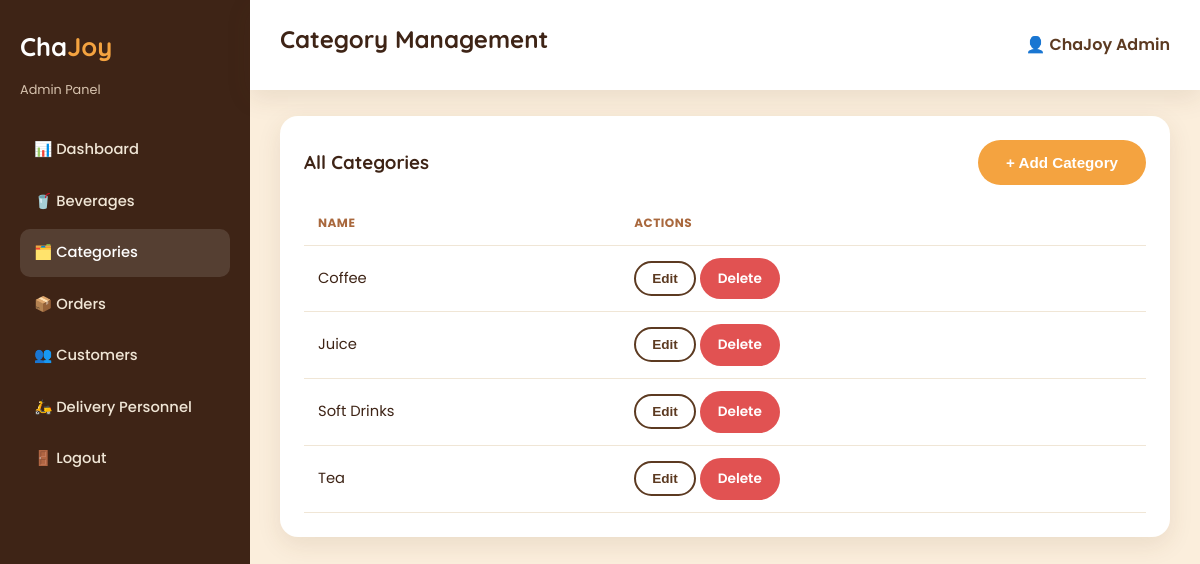
The page /index.php?page=admin_categories (signed in) on the database its author committed.
### tables this page shows
CREATE TABLE `categories` (
  `id` int(11) NOT NULL,
  `name` varchar(50) NOT NULL,
  `created_at` timestamp NOT NULL DEFAULT current_timestamp()
);

### controllers/AdminController.php (called while the page is built, shortened)
<?php
function adminController_categories($conn)
{
    $categories = getAllCategories($conn);
    require __DIR__ . '/../views/admin/categories.php';
}

### models/Category.php (called while the page is built, shortened)
<?php
function getAllCategories($conn)
{
    $result = $conn->query(
        "SELECT * FROM categories ORDER BY name ASC"
    );
    $categories = [];
    while ($row = $result->fetch_assoc()) {
        $categories[] = $row;
    }
    return $categories;
}
?>

### includes/functions.php (called while the page is built, shortened)
<?php
function clean($value) {
    return htmlspecialchars(
        trim($value ?? ""),
        ENT_QUOTES,
        'UTF-8'
    );
}
?>

### views/admin/categories.php (the view, shortened to what this page needs)
<?php $adminPageTitle = 'Category Management';
require __DIR__ . '/../layouts/admin_header.php'; ?>
<div class="card">
    <div style="display:flex; justify-content:space-between; align-items:center; margin-bottom:16px;">
        <h3 style="margin:0;">All Categories</h3>
        <button class="btn btn-primary open-category-modal" data-mode="add">+ Add Category</button>
    </div>
    <?php if (empty($categories)): ?>
        <p style="color:#7d6a58;">No categories yet.</p>
    <?php else: ?>
        <div class="table-responsive">
            <table>
                <thead>
                    <tr>
                        <th>Name</th>
                        <th>Actions</th>
                    </tr>
                </thead>
                <tbody>
                    <?php foreach ($categories as $cat): ?>
                        <tr>
                            <td><?php echo clean($cat['name']); ?></td>
                            <td>
                                <button class="btn btn-outline btn-sm open-category-modal"
                                    data-mode="edit"
                                    data-id="<?php echo $cat['id']; ?>"
                                    data-name="<?php echo clean($cat['name']); ?>">Edit</button>
                                <a href="index.php?page=admin_category_delete&id=<?php echo $cat['id']; ?>"
                                    class="btn btn-danger btn-sm"
                                    onclick="return confirm('Delete this category?');">Delete</a>
                            </td>
                        </tr>
                    <?php endforeach; ?>
                </tbody>
            </table>
        </div>
    <?php endif; ?>
</div>
<?php require __DIR__ . '/../layouts/admin_footer.php'; ?>

### public/css/style.css (style rules this page uses)
:root { --cream: #FFF8EF; --cream-dark: #FBEEDC; --brown: #5C3A21; --brown-dark: #3E2416; --tea: #A9683D; --orange: #F4A340; --orange-dark: #E8871B; --green: #4CA771; --red: #E15252; --white: #FFFFFF; --shadow: 0 8px 24px rgba(92, 58, 33, 0.10); --radius: 18px; --radius-sm: 10px; }
* { box-sizing: border-box; }
body { margin: 0; font-family: 'Poppins', sans-serif; background: var(--cream); color: var(--brown-dark); line-height: 1.6; }
h1, h2, h3, h4 { font-family: 'Quicksand', sans-serif; color: var(--brown-dark); margin: 0 0 0.5em; }
a { text-decoration: none; color: inherit; }
.btn { display: inline-block; padding: 12px 26px; border-radius: 50px; font-weight: 600; font-size: 0.95rem; cursor: pointer; border: 2px solid transparent; transition: all 0.2s ease; text-align: center; }
.btn-primary { background: var(--orange); color: var(--white); }
.btn-outline { background: transparent; border-color: var(--brown); color: var(--brown); }
.btn-danger { background: var(--red); color: var(--white); }
.btn-sm { padding: 8px 16px; font-size: 0.85rem; }
.card { background: var(--white); border-radius: var(--radius); box-shadow: var(--shadow); padding: 24px; margin-bottom: 24px; }
table { width: 100%; border-collapse: collapse; }
th, td { text-align: left; padding: 12px 14px; border-bottom: 1px solid #f0e6d6; font-size: 0.92rem; }
th { color: var(--tea); text-transform: uppercase; font-size: 0.75rem; letter-spacing: 0.5px; }
.table-responsive { overflow-x: auto; }
.admin-body { background: var(--cream-dark); }

### rows shown on the page
categories: name "Coffee"
categories: name "Juice"
categories: name "Soft Drinks"
categories: name "Tea"

### other values the page prints
$adminPageTitle "Category Management"
$_SESSION['user_name'] "ChaJoy Admin"
